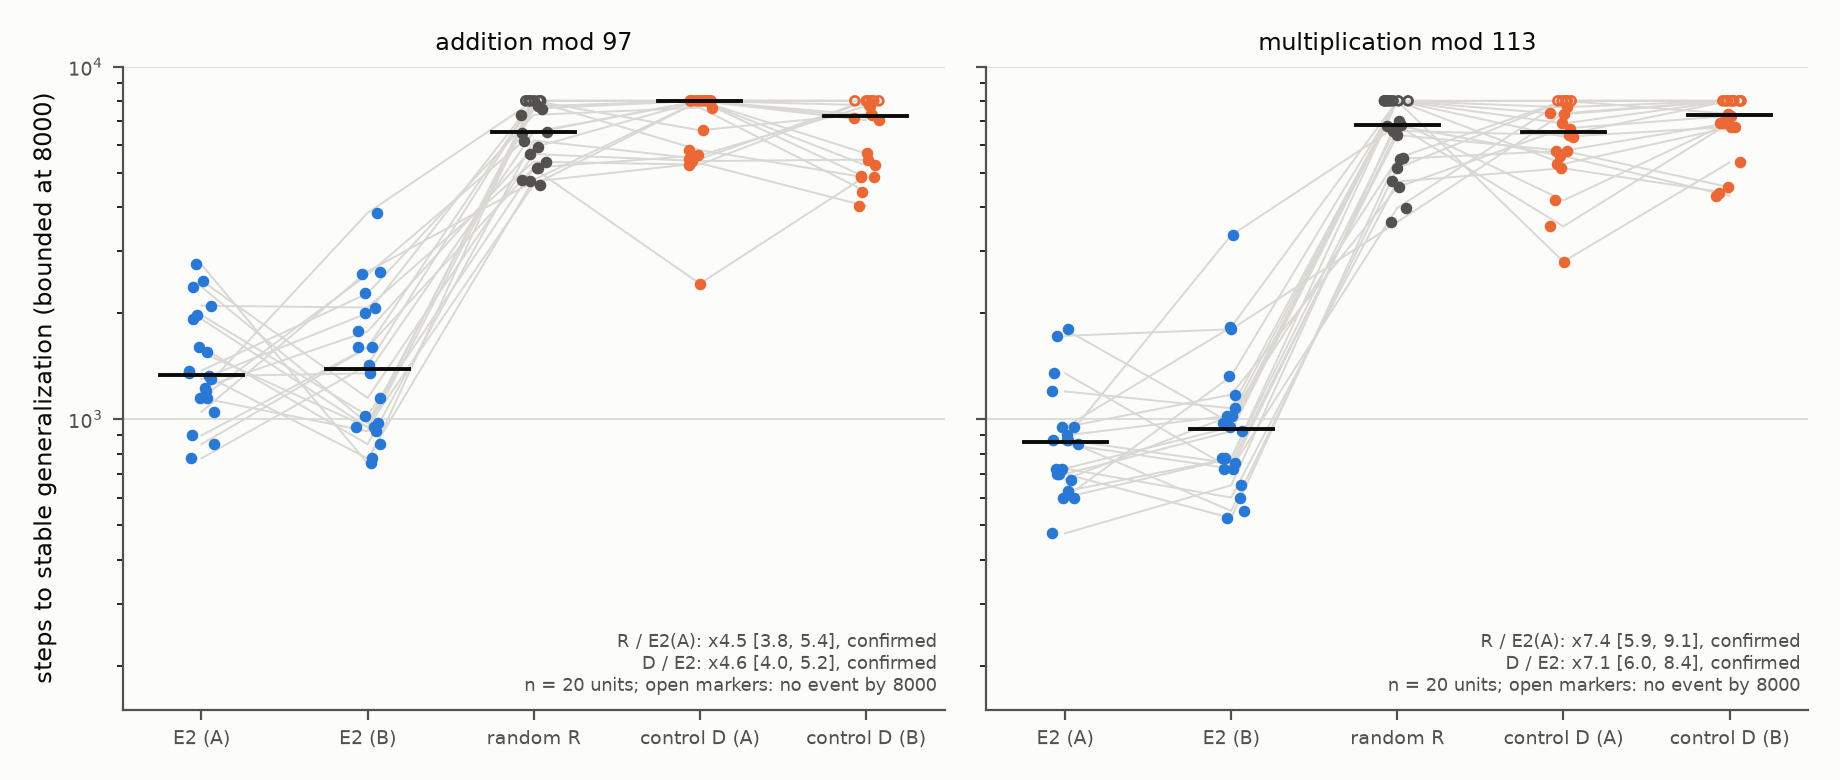

Source code (Python):
"""Figure 16 (draft, CONFIRMATION block R12, manifest 8e6f9b3f; written in session 57 BEFORE any R12 result): does the speed-up of
Result 2 (R5, addition mod 113) carry over to addition mod 97 and multiplication mod 113? Same plot as fig10_r5_speed.py, one panel per
task, 20 fresh units each. Per unit and arm the bounded time b = min(stable event, 8000) (event: test accuracy >= 0.95 at s, s + 25 and
s + 50 after train accuracy >= 0.99); open markers = no event by 8000 (plotted at the bound). Arms: engineered E2 (target sets A and
B), uniform random R, per-output matched controls D (A and B). Lines join the arms of a unit; black bars are medians. The printed ratios
and Holm-adjusted verdicts come from the frozen summary. Reads only R12_summary.json. Output: fig16_r12_speed.png/.svg.
  python lab/paper/figures/fig16_r12_speed.py
"""
from __future__ import annotations

import json
from pathlib import Path

import matplotlib

matplotlib.use("Agg")
import matplotlib.pyplot as plt  # noqa: E402
import numpy as np  # noqa: E402

HERE = Path(__file__).resolve().parent
LAB = HERE.parents[1]
C1, C2, INK, MUTED, SURFACE, GRID = "#2a78d6", "#eb6834", "#0b0b0b", "#52514e", "#fcfcfb", "#d9d8d3"
ARMS = (("E2_0", "E2 (A)"), ("E2_1", "E2 (B)"), ("R", "random R"), ("D_0", "control D (A)"), ("D_1", "control D (B)"))
VERDICT_EN = {"best\u00e4tigt": "confirmed", "nicht best\u00e4tigt": "not confirmed"}  # frozen summary uses German verdicts
TASKS = (("add97", "addition mod 97"), ("mul113", "multiplication mod 113"))


def panel(ax: plt.Axes, rows: list[dict], h: dict, title: str, seed: int) -> None:
    ax.set_facecolor(SURFACE)
    ax.grid(axis="y", color=GRID, linewidth=0.6)
    ax.set_axisbelow(True)
    for side in ("top", "right"):
        ax.spines[side].set_visible(False)
    for side in ("left", "bottom"):
        ax.spines[side].set_color(MUTED)
    x = np.arange(len(ARMS))
    for r in rows:
        ax.plot(x, [r["times"][k][0] for k, _ in ARMS], color=GRID, linewidth=0.7, zorder=1)
    rng = np.random.default_rng(seed)
    for j, (k, _) in enumerate(ARMS):
        col = C1 if k.startswith("E") else (MUTED if k == "R" else C2)
        t = np.array([r["times"][k][0] for r in rows], float)
        seen = np.array([r["times"][k][1] for r in rows], bool)
        jit = j + rng.uniform(-0.08, 0.08, len(rows))
        ax.scatter(jit[seen], t[seen], s=10, color=col, zorder=2)
        ax.scatter(jit[~seen], t[~seen], s=10, facecolors="none", edgecolors=col, zorder=2)
        ax.plot([j - 0.25, j + 0.25], [np.median(t)] * 2, color=INK, linewidth=1.4, zorder=3)
    ax.set_yscale("log")
    ax.set_ylim(150, 10000)
    ax.set_xticks(x, [lab for _, lab in ARMS], fontsize=7, color=INK)
    ax.tick_params(colors=MUTED, labelsize=7)
    ax.set_title(title, fontsize=8.5, color=INK)
    er, ed = h["H-ER"], h["H-ED"]
    ax.text(0.99, 0.02, f"R / E2(A): x{er['ratio_geo']:.1f} [{er['ratio_ci95'][0]:.1f}, {er['ratio_ci95'][1]:.1f}], {VERDICT_EN.get(er['verdict'], er['verdict'])}\n"
            f"D / E2: x{ed['ratio_geo']:.1f} [{ed['ratio_ci95'][0]:.1f}, {ed['ratio_ci95'][1]:.1f}], {VERDICT_EN.get(ed['verdict'], ed['verdict'])}\n"
            f"n = {len(rows)} units; open markers: no event by 8000",
            transform=ax.transAxes, ha="right", va="bottom", fontsize=6.5, color=MUTED)


def main() -> None:
    s = json.loads((LAB / "confirm/R12_summary.json").read_text(encoding="utf-8"))
    hyp = s["hypotheses"]
    if hyp.get("verdict") == "nicht auswertbar":
        raise SystemExit("R12 is 'nicht auswertbar': no figure")
    fig, axes = plt.subplots(1, 2, figsize=(9.2, 3.9), facecolor=SURFACE, sharey=True)
    for i, (ax, (tn, title)) in enumerate(zip(axes, TASKS)):
        rows = [r for r in s["rows"][tn] if not r.get("technical")]
        assert len(rows) == s["n_planned_per_task"] == 20, (tn, len(rows))
        for key, _ in ARMS:                               # medians must match the frozen descriptive block
            med = float(np.median([min(r["times"][key][0], 8000) for r in rows]))
            assert abs(med - hyp[tn]["descriptive"][key]["median_bounded"]) < 1e-9, (tn, key, med)
        panel(ax, rows, hyp[tn], title, 16 + i)
    axes[0].set_ylabel("steps to stable generalization (bounded at 8000)", fontsize=8.5, color=INK)
    fig.tight_layout()
    for ext in ("png", "svg"):
        fig.savefig(HERE / f"fig16_r12_speed.{ext}", dpi=200, facecolor=SURFACE)
    print("[fig16] written")


if __name__ == "__main__":
    main()
